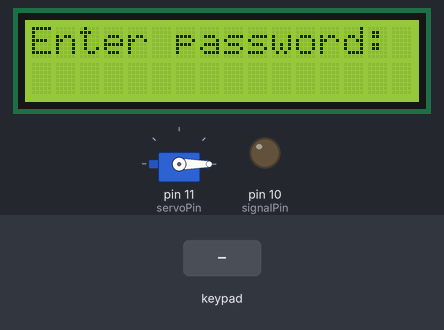
Recording of a sketch running on a simulated Arduino Uno, built with avr-gcc and run on an emulated ATmega328P. Parts: 16×2 character LCD, servo, output pins drawn as LEDs (lit = HIGH). The inputs (shaded band) are chosen by the test bench.

Above: at 3.2 s.
3.3 s: keypad keys 3 A 6 B # pressed 0.4 s apart
At 6.3 s:
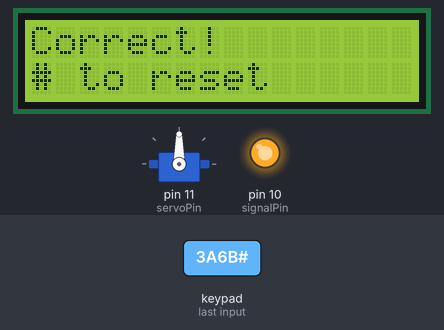
6.8 s: key '#' pressed
At 7.4 s:
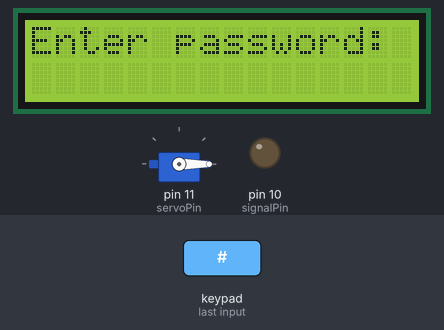
8.3 s: key 'B' pressed
At 9.3 s:
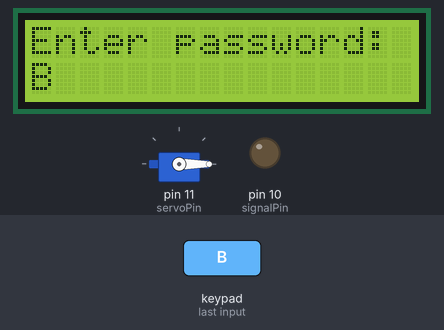
9.8 s: keypad keys 3 A 6 B A pressed 0.4 s apart
At 11.8 s:
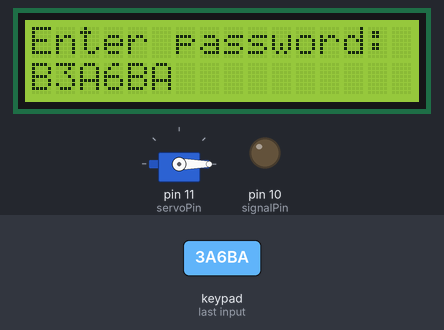
13.3 s: keypad keys 3 A 6 B D pressed 0.4 s apart
At 15.8 s:
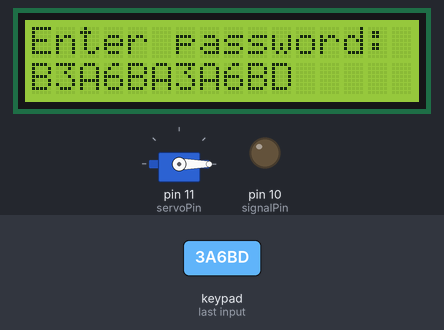
16.8 s: key 'A' pressed
At 17.3 s:
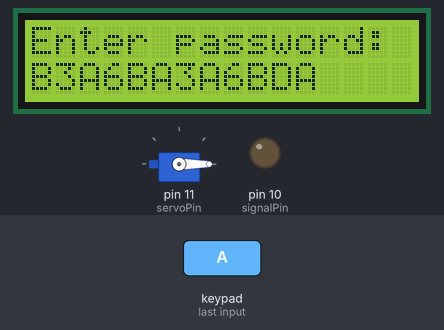
Timing chart, 0 to 19.3 s (numbered marks = the images above; inputs shaded):
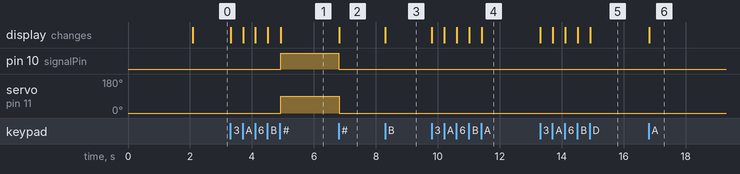

The sketch:

MINOR_ROBO2.ino
```cpp
#include <LiquidCrystal_I2C.h>
#include <Keypad.h>
#include <Servo.h>

LiquidCrystal_I2C lcd(0x3F,2,1,0,4,5,6,7,3, POSITIVE);

const byte ROWS = 4; //four rows
const byte COLS = 4; //four columns
//define the cymbols on the buttons of the keypads
char hexaKeys[ROWS][COLS] = {
  {'1','4','7','*'},
  {'2','5','8','0'},
  {'3','6','9','#'},
  {'A','B','C','D'}
};

byte rowPins[ROWS] = {5, 4, 3, 2}; //connect to the row pinouts of the keypad
byte colPins[COLS] = {9, 8, 7, 6}; //connect to the column pinouts of the keypad

//initialize an instance of class NewKeypad
Keypad customKeypad = Keypad( makeKeymap(hexaKeys), rowPins, colPins, ROWS, COLS);

String passTarget="3A6B";
String passInput="";

Servo myServo;

const int signalPin=10;
const int servoPin=11;

void setup()
{
  pinMode(signalPin,OUTPUT);

  Serial.begin(9600);
  lcd.begin(16,2);
  lcd.print("Loading...");
  delay(2000);

  myServo.attach(servoPin);
  myServo.write(0);
  resetState();
}

void loop()
{
  char customKey = customKeypad.getKey();

  if (customKey)
  {
    // Clear
    if(customKey=='*')
    {
      resetState();
    }
    // Confirm
    else if(customKey=='#')
    {
      if(passInput==passTarget)
      {
        lcd.clear();
        lcd.setCursor(0,0);
        lcd.print("Correct!");
        lcd.setCursor(0,1);
        lcd.print("# to reset");

        digitalWrite(signalPin,HIGH);
        myServo.write(90);

        while(customKeypad.getKey() != '#'){}

        resetState();
      }
      else
      {
        lcd.clear();
        lcd.setCursor(0,0);
        lcd.print("Wrong pass!");
        lcd.setCursor(0,1);
        lcd.print("# to reset");

        digitalWrite(signalPin,LOW);
        myServo.write(0);

        while(customKeypad.getKey() != '#'){}

        resetState();
      }
    }
    // Enter
    else
    {
      passInput+=customKey;
      lcd.setCursor(0,1);
      lcd.print(passInput);
    }
  }
}

void resetState()
{
  digitalWrite(signalPin,LOW);
  lcd.clear();
  lcd.setCursor(0,0);
  lcd.print("Enter password:");
  lcd.setCursor(0,1);
  passInput="";
  myServo.write(0);

}
```

Measured:
- after the input at 3.3 s, pin 10 (signalPin): LOW → HIGH after 1.6 s; servo on pin 11 (servoPin): 0° → 90° after 1.6 s; the display: first changes at once (image 1 shows a later state)
- after the input at 6.8 s, pin 10 (signalPin): HIGH → LOW at once; servo on pin 11 (servoPin): 90° → 0° at once; the display: changes at once (image 2)
- after the input at 8.3 s, the display: changes at once (image 3)
- after the input at 9.8 s, the display: first changes at once (image 4 shows a later state)
- after the input at 13.3 s, the display: first changes at once (image 5 shows a later state)
- after the input at 16.8 s, the display: changes at once (image 6)
